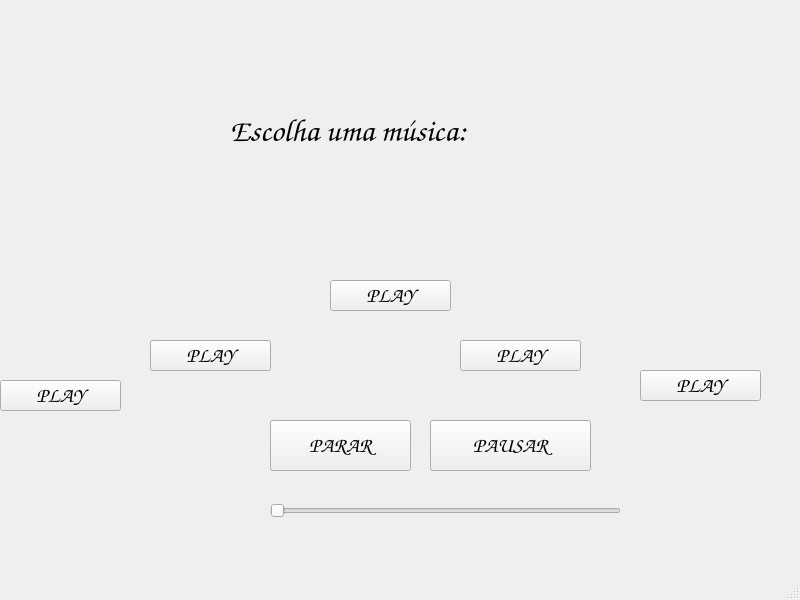
<?xml version="1.0" encoding="UTF-8"?>
<ui version="4.0">
 <class>MainWindow</class>
 <widget class="QMainWindow" name="MainWindow">
  <property name="geometry">
   <rect>
    <x>0</x>
    <y>0</y>
    <width>800</width>
    <height>600</height>
   </rect>
  </property>
  <property name="windowTitle">
   <string>MainWindow</string>
  </property>
  <widget class="QWidget" name="centralwidget">
   <widget class="QPushButton" name="pushButton_play1">
    <property name="geometry">
     <rect>
      <x>0</x>
      <y>380</y>
      <width>121</width>
      <height>31</height>
     </rect>
    </property>
    <property name="font">
     <font>
      <family>Comic Sans MS</family>
      <pointsize>16</pointsize>
      <weight>75</weight>
      <bold>true</bold>
     </font>
    </property>
    <property name="text">
     <string>PLAY</string>
    </property>
   </widget>
   <widget class="QPushButton" name="pushButton_parar1">
    <property name="geometry">
     <rect>
      <x>270</x>
      <y>420</y>
      <width>141</width>
      <height>51</height>
     </rect>
    </property>
    <property name="font">
     <font>
      <family>Comic Sans MS</family>
      <pointsize>16</pointsize>
      <weight>75</weight>
      <bold>true</bold>
     </font>
    </property>
    <property name="text">
     <string>PARAR</string>
    </property>
   </widget>
   <widget class="QLabel" name="label">
    <property name="geometry">
     <rect>
      <x>230</x>
      <y>70</y>
      <width>401</width>
      <height>121</height>
     </rect>
    </property>
    <property name="font">
     <font>
      <family>Comic Sans MS</family>
      <pointsize>24</pointsize>
      <weight>75</weight>
      <bold>true</bold>
     </font>
    </property>
    <property name="text">
     <string>Escolha uma música:</string>
    </property>
   </widget>
   <widget class="QLabel" name="label_2">
    <property name="geometry">
     <rect>
      <x>20</x>
      <y>300</y>
      <width>91</width>
      <height>71</height>
     </rect>
    </property>
    <property name="text">
     <string/>
    </property>
    <property name="pixmap">
     <pixmap>deezer.png</pixmap>
    </property>
    <property name="scaledContents">
     <bool>true</bool>
    </property>
    <property name="openExternalLinks">
     <bool>false</bool>
    </property>
   </widget>
   <widget class="QLabel" name="label_3">
    <property name="geometry">
     <rect>
      <x>340</x>
      <y>210</y>
      <width>91</width>
      <height>71</height>
     </rect>
    </property>
    <property name="text">
     <string/>
    </property>
    <property name="pixmap">
     <pixmap>deezer.png</pixmap>
    </property>
    <property name="scaledContents">
     <bool>true</bool>
    </property>
    <property name="openExternalLinks">
     <bool>false</bool>
    </property>
   </widget>
   <widget class="QLabel" name="label_4">
    <property name="geometry">
     <rect>
      <x>480</x>
      <y>270</y>
      <width>91</width>
      <height>71</height>
     </rect>
    </property>
    <property name="text">
     <string/>
    </property>
    <property name="pixmap">
     <pixmap>deezer.png</pixmap>
    </property>
    <property name="scaledContents">
     <bool>true</bool>
    </property>
    <property name="openExternalLinks">
     <bool>false</bool>
    </property>
   </widget>
   <widget class="QPushButton" name="pushButton_pausar">
    <property name="geometry">
     <rect>
      <x>430</x>
      <y>420</y>
      <width>161</width>
      <height>51</height>
     </rect>
    </property>
    <property name="font">
     <font>
      <family>Comic Sans MS</family>
      <pointsize>16</pointsize>
      <weight>75</weight>
      <bold>true</bold>
     </font>
    </property>
    <property name="text">
     <string>PAUSAR</string>
    </property>
   </widget>
   <widget class="QLabel" name="label_5">
    <property name="geometry">
     <rect>
      <x>170</x>
      <y>270</y>
      <width>91</width>
      <height>71</height>
     </rect>
    </property>
    <property name="text">
     <string/>
    </property>
    <property name="pixmap">
     <pixmap>deezer.png</pixmap>
    </property>
    <property name="scaledContents">
     <bool>true</bool>
    </property>
    <property name="openExternalLinks">
     <bool>false</bool>
    </property>
   </widget>
   <widget class="QLabel" name="label_6">
    <property name="geometry">
     <rect>
      <x>660</x>
      <y>300</y>
      <width>91</width>
      <height>71</height>
     </rect>
    </property>
    <property name="text">
     <string/>
    </property>
    <property name="pixmap">
     <pixmap>deezer.png</pixmap>
    </property>
    <property name="scaledContents">
     <bool>true</bool>
    </property>
    <property name="openExternalLinks">
     <bool>false</bool>
    </property>
   </widget>
   <widget class="QPushButton" name="pushButton_play1_2">
    <property name="geometry">
     <rect>
      <x>150</x>
      <y>340</y>
      <width>121</width>
      <height>31</height>
     </rect>
    </property>
    <property name="font">
     <font>
      <family>Comic Sans MS</family>
      <pointsize>16</pointsize>
      <weight>75</weight>
      <bold>true</bold>
     </font>
    </property>
    <property name="text">
     <string>PLAY</string>
    </property>
   </widget>
   <widget class="QPushButton" name="pushButton_play1_4">
    <property name="geometry">
     <rect>
      <x>330</x>
      <y>280</y>
      <width>121</width>
      <height>31</height>
     </rect>
    </property>
    <property name="font">
     <font>
      <family>Comic Sans MS</family>
      <pointsize>16</pointsize>
      <weight>75</weight>
      <bold>true</bold>
     </font>
    </property>
    <property name="text">
     <string>PLAY</string>
    </property>
   </widget>
   <widget class="QPushButton" name="pushButton_play1_5">
    <property name="geometry">
     <rect>
      <x>460</x>
      <y>340</y>
      <width>121</width>
      <height>31</height>
     </rect>
    </property>
    <property name="font">
     <font>
      <family>Comic Sans MS</family>
      <pointsize>16</pointsize>
      <weight>75</weight>
      <bold>true</bold>
     </font>
    </property>
    <property name="text">
     <string>PLAY</string>
    </property>
   </widget>
   <widget class="QPushButton" name="pushButton_play1_6">
    <property name="geometry">
     <rect>
      <x>640</x>
      <y>370</y>
      <width>121</width>
      <height>31</height>
     </rect>
    </property>
    <property name="font">
     <font>
      <family>Comic Sans MS</family>
      <pointsize>16</pointsize>
      <weight>75</weight>
      <bold>true</bold>
     </font>
    </property>
    <property name="text">
     <string>PLAY</string>
    </property>
   </widget>
   <widget class="QSlider" name="horizontalSlider">
    <property name="geometry">
     <rect>
      <x>270</x>
      <y>490</y>
      <width>351</width>
      <height>41</height>
     </rect>
    </property>
    <property name="orientation">
     <enum>Qt::Horizontal</enum>
    </property>
   </widget>
  </widget>
  <widget class="QMenuBar" name="menubar">
   <property name="geometry">
    <rect>
     <x>0</x>
     <y>0</y>
     <width>800</width>
     <height>26</height>
    </rect>
   </property>
  </widget>
  <widget class="QStatusBar" name="statusbar"/>
 </widget>
 <resources/>
 <connections/>
</ui>
